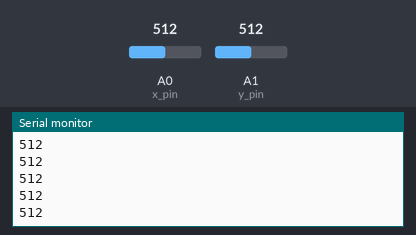
A sketch run on a simulated Arduino Uno, built with avr-gcc and run on an emulated ATmega328P. On the bench: the last lines printed to the serial monitor. The inputs (shaded band) are chosen by the test bench; at power-on: A0 (x_pin) = 512, A1 (y_pin) = 512.

Above: at 6.2 s.
6.3 s: A0 (x_pin) set to 390
At 7.0 s:
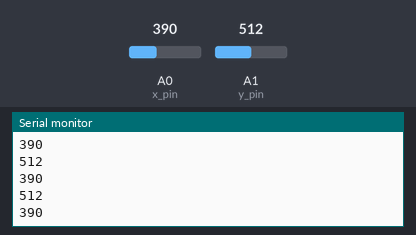
7.8 s: A1 (y_pin) set to 390
At 8.6 s:
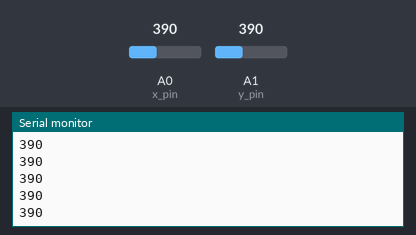
9.3 s: A0 (x_pin) set to 410
At 10.0 s:
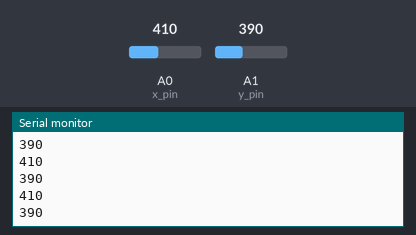
10.8 s: A1 (y_pin) set to 350
At 11.7 s:
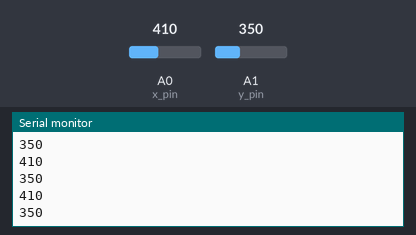
Timing chart, 0 to 13.3 s (numbered marks = the images above; inputs shaded):
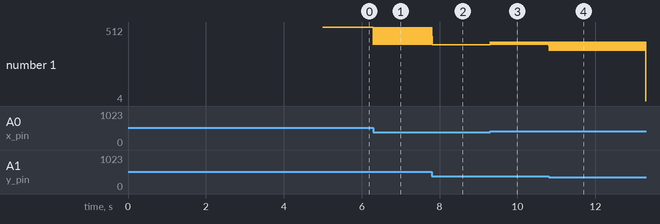

Measured:
- after the input at 6.3 s, the serial monitor: prints a new line at once (image 1)
- after the input at 9.3 s, the serial monitor: prints a new line at once (image 3)
- after the input at 10.8 s, the serial monitor: prints a new line at once (image 4)
- plotted number 1: 512 → 390 after the input at 6.3 s

The sketch:

transmitter11.ino
```cpp
#include<SoftwareSerial.h>
SoftwareSerial BTserial(A3, A4);

int x_pin = A0;
int y_pin = A1;
//int state = 0;
int x_val = 0;
int x_threshold= 350;
int y_threshold= 330;
int y_val=0;
void setup() {
  Serial.begin(9600);
  BTserial.begin(38400);
  pinMode(x_pin, INPUT);
  pinMode(y_pin, INPUT);
  delay(5000);
}
void loop(){
   x_val = analogRead(x_pin);
   y_val = analogRead(y_pin);
   Serial.println(x_val);
   Serial.println(y_val );
     if (x_val > 400 )
     BTserial.write('1');

     else if (x_val < 310 )
     BTserial.write('2');

     else if(y_val > 360)
     BTserial.write('3');

     else if(y_val < 310)
     BTserial.write('4');

     else
     BTserial.write('0');

    delay(10);
}
```
